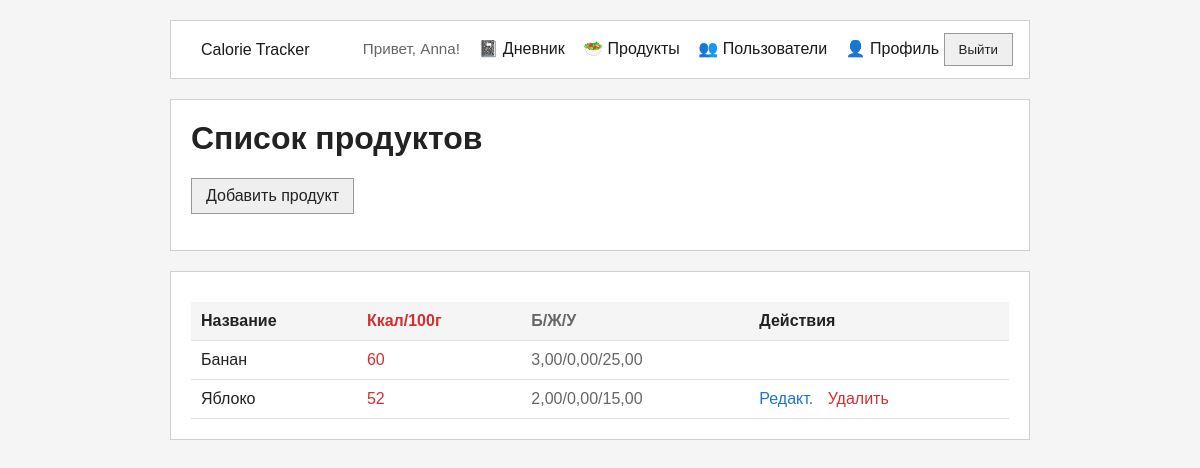
The app's page /products/ (signed in) with its own data.
### accounts/models.py (models this page shows, shortened)
class CustomUser(AbstractUser):
    first_name = models.CharField("Имя", max_length=150, blank=True)
    last_name = models.CharField("Фамилия", max_length=150, blank=True)
    email = models.EmailField("Электронная почта", unique=True)
    phone = models.CharField(
        "Телефон",
        max_length=20,
        unique=True,
        blank=True,
        null=True,
        validators=[
            RegexValidator(
                regex=r"^\+?[\d\s\-()]{7,20}$",
                message="Введите корректный номер телефона.",
            )
        ],
    )
    age = models.PositiveSmallIntegerField("Возраст", blank=True, null=True)
    height = models.PositiveSmallIntegerField("Рост, см", blank=True, null=True)
    weight = models.DecimalField("Вес, кг", max_digits=5, decimal_places=2, blank=True, null=True)
    friends = models.ManyToManyField("self", blank=True)

### products/models.py (models this page shows, shortened)
class Product(models.Model):
    name = models.CharField(max_length=200, verbose_name="Название")
    calories_per_100g = models.PositiveIntegerField(verbose_name="Калории на 100г")
    protein_per_100g = models.DecimalField(max_digits=5, decimal_places=2, default=0, verbose_name="Белки на 100г")
    fat_per_100g = models.DecimalField(max_digits=5, decimal_places=2, default=0, verbose_name="Жиры на 100г")
    carbs_per_100g = models.DecimalField(max_digits=5, decimal_places=2, default=0, verbose_name="Углеводы на 100г")
    creator = models.ForeignKey(User, on_delete=models.PROTECT, null=True, blank=True, verbose_name="Создатель")
    class Meta:
        verbose_name = "Продукт"
        verbose_name_plural = "Продукты"
        ordering = ['name']

### products/views.py (the view)
# urls.py: path('', product_list_view, name='list'),
def product_list_view(request):
    products = Product.objects.all()
    for product in products:
        product.can_edit = product.creator == request.user or request.user.is_staff
        product.can_delete = product.creator == request.user or request.user.is_staff
    return render(request, 'products/product_list.html', {'products': products})

### templates/products/product_list.html (shortened to what this page needs)
{% extends 'base.html' %}
{% block content %}
<div class="card">
    <h1>Список продуктов</h1>
    <p><a class="button-link" href="{% url 'products:add' %}">Добавить продукт</a></p>
</div>
{% if products %}
    <div class="card">
        <table class="product-table">
            <thead>
                <tr>
                    <th>Название</th>
                    <th style="color: #d32f2f;">Ккал/100г</th>
                    <th style="color: #666;">Б/Ж/У</th>
                    <th>Действия</th>
                </tr>
            </thead>
            <tbody>
                {% for product in products %}
                    <tr>
                        <td>{{ product.name }}</td>
                        <td style="color: #d32f2f;">{{ product.calories_per_100g }}</td>
                        <td style="color: #666;">{{ product.protein_per_100g }}/{{ product.fat_per_100g }}/{{ product.carbs_per_100g }}</td>
                        <td>
                            {% if product.can_edit %}
                                <a href="{% url 'products:edit' product.id %}" style="color: #1976d2; text-decoration: none; margin-right: 10px;">Редакт.</a>
                                <a href="{% url 'products:delete' product.id %}" style="color: #d32f2f; text-decoration: none;">Удалить</a>
                            {% endif %}
                        </td>
                    </tr>
                {% endfor %}
            </tbody>
        </table>
    </div>
{% else %}
    <div class="card">
        <p class="muted">Нет добавленных продуктов. <a href="{% url 'products:add' %}">Добавьте первый продукт</a>.</p>
    </div>
{% endif %}
{% endblock %}

### templates/base.html (shortened to what this page needs)
<!DOCTYPE html>
<html lang="ru">
<head>
</head>
<body>
    <div class="page">
        <nav class="nav">
            <strong><a href="{% url 'accounts:home' %}">Calorie Tracker</a></strong>
            <div>
                {% if user.is_authenticated %}
                    <span class="muted">Привет, {{ user.username }}!</span>
                    <a href="{% url 'diary:diary' %}">📓 Дневник</a>
                    <a href="{% url 'products:list' %}">🥗 Продукты</a>
                    <a href="{% url 'accounts:users_list' %}">👥 Пользователи</a>
                    <a href="{% url 'accounts:profile' %}">👤 Профиль</a>
                    <form class="inline-form" method="post" action="{% url 'accounts:logout' %}" style="display: inline;">
                        <button type="submit">Выйти</button>
                    </form>
                {% else %}
                    <a href="{% url 'accounts:login' %}">Войти</a>
                    <a href="{% url 'accounts:register' %}">Регистрация</a>
                    <a href="{% url 'accounts:password_reset' %}">Восстановить пароль</a>
                {% endif %}
            </div>
        </nav>
        {% block content %}{% endblock %}
    </div>
</body>
</html>

### templates/base.html (style rules this page uses)
* { box-sizing: border-box; }
body { margin: 0; font-family: Arial, sans-serif; background: #f5f5f5; color: #222; }
.page { max-width: 900px; margin: 0 auto; padding: 20px; }
.nav { display: flex; justify-content: space-between; align-items: center; gap: 12px; padding: 12px 16px; margin-bottom: 20px; background: #ffffff; border: 1px solid #d0d0d0; }
.nav a { color: #1a1a1a; text-decoration: none; font-weight: 400; margin-left: 14px; }
.nav strong { font-size: 1rem; }
.card { background: #ffffff; border: 1px solid #d0d0d0; padding: 20px; margin-bottom: 20px; }
h1, h2 { margin-top: 0; }
button, .button-link { display: inline-block; padding: 8px 14px; border: 1px solid #999; background: #efefef; color: #222; text-decoration: none; font-weight: 400; cursor: pointer; }
.helptext, .muted { color: #666; font-size: 0.95rem; }
.inline-form { margin: 0; }

### templates/products/product_list.html (style rules this page uses)
.product-table { width: 100%; border-collapse: collapse; margin-top: 10px; }
.product-table th, .product-table td { padding: 10px; text-align: left; border-bottom: 1px solid #e0e0e0; }
.product-table th { background-color: #f5f5f5; font-weight: bold; }

### records on screen
CustomUser: username "Anna"
Product: name "Банан", calories_per_100g "60", protein_per_100g "3,00", fat_per_100g "0,00", carbs_per_100g "25,00"
Product: name "Яблоко", calories_per_100g "52", protein_per_100g "2,00", fat_per_100g "0,00", carbs_per_100g "15,00", shows "Редакт."
